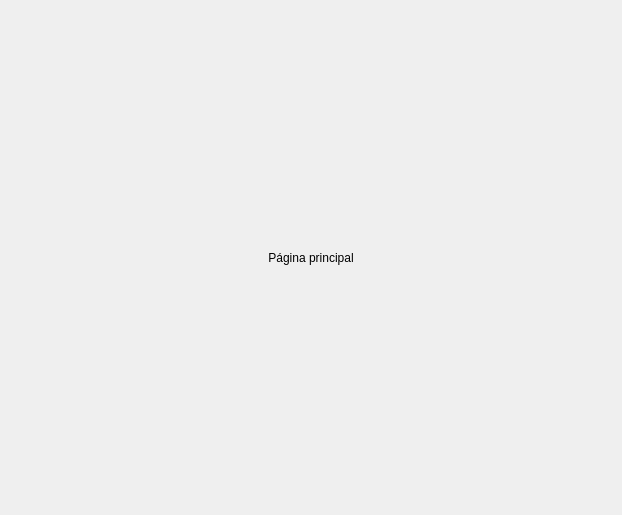
<?xml version="1.0" encoding="UTF-8"?>
<ui version="4.0">
 <class>application_pages</class>
 <widget class="QStackedWidget" name="application_pages">
  <property name="geometry">
   <rect>
    <x>0</x>
    <y>0</y>
    <width>622</width>
    <height>515</height>
   </rect>
  </property>
  <property name="windowTitle">
   <string>StackedWidget</string>
  </property>
  <widget class="QWidget" name="page_1">
   <layout class="QVBoxLayout" name="verticalLayout">
    <item>
     <widget class="QLabel" name="label_3">
      <property name="text">
       <string>Página principal</string>
      </property>
      <property name="alignment">
       <set>Qt::AlignCenter</set>
      </property>
     </widget>
    </item>
   </layout>
  </widget>
  <widget class="QWidget" name="page_2">
   <layout class="QVBoxLayout" name="verticalLayout_2">
    <item>
     <widget class="QLabel" name="label_2">
      <property name="text">
       <string>pagina_2</string>
      </property>
      <property name="alignment">
       <set>Qt::AlignCenter</set>
      </property>
     </widget>
    </item>
   </layout>
  </widget>
  <widget class="QWidget" name="page_3">
   <layout class="QVBoxLayout" name="verticalLayout_3">
    <item>
     <widget class="QLabel" name="label">
      <property name="text">
       <string>pagina_3</string>
      </property>
      <property name="alignment">
       <set>Qt::AlignCenter</set>
      </property>
     </widget>
    </item>
   </layout>
  </widget>
 </widget>
 <resources/>
 <connections/>
</ui>
